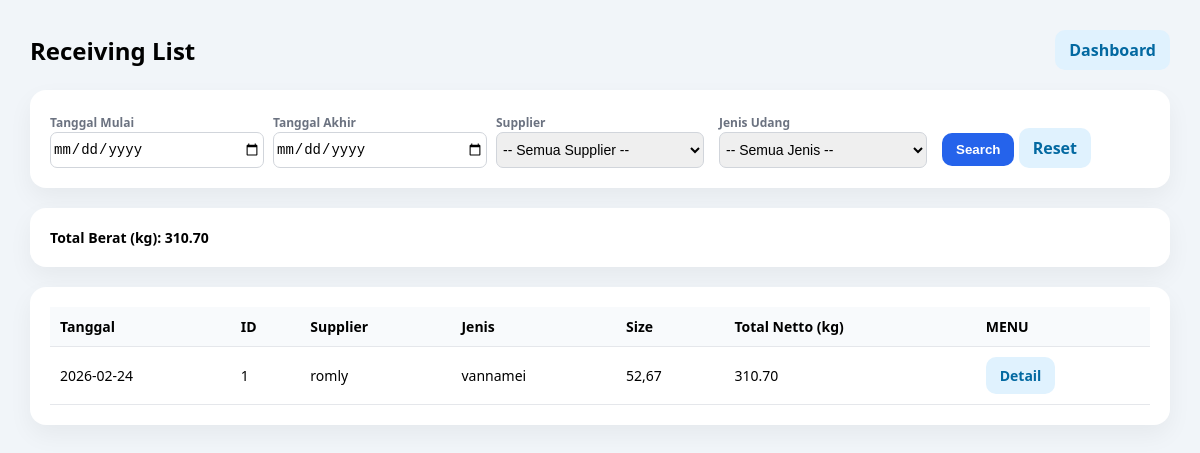
The app's page /receiving/list (signed in), older data.
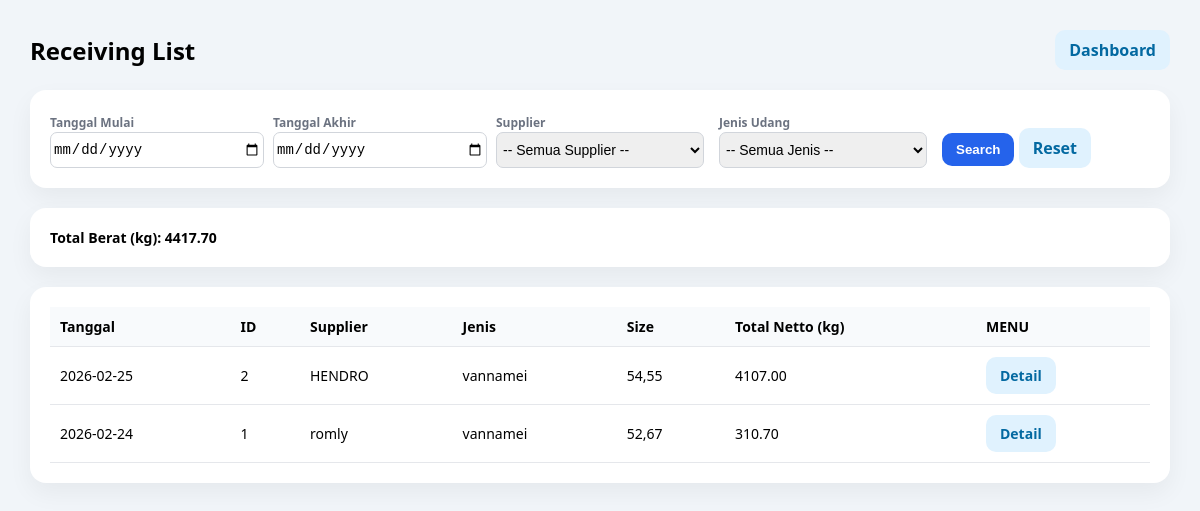
The same page, newer data.
### tables this page shows
CREATE TABLE receiving_header (
            id INTEGER PRIMARY KEY AUTOINCREMENT,
            receiving_no INTEGER NOT NULL UNIQUE,
            tanggal TEXT NOT NULL,
            supplier TEXT NOT NULL,
            jenis TEXT NOT NULL,
            fiber REAL DEFAULT 0,
            created_at TEXT DEFAULT (datetime('now','localtime'))
        );

### receiving/routes.py (the view)
@receiving_bp.get("/list")
def receiving_list():
    if not require_login():
        return redirect(url_for("login"))
    print("SESSION RECEIVING:", dict(session))
    start = (request.args.get("start") or "").strip()
    end = (request.args.get("end") or "").strip()
    supplier_q = (request.args.get("supplier") or "").strip()
    jenis_q = (request.args.get("jenis") or "").strip().lower()  # 🔥 INI
    where = []
    params = []
    if start and end:
        where.append("h.tanggal BETWEEN ? AND ?")
        params.extend([start, end])
    elif start:
        where.append("h.tanggal >= ?")
        params.append(start)
    elif end:
        where.append("h.tanggal <= ?")
        params.append(end)
    if supplier_q:
        where.append("LOWER(h.supplier) LIKE ?")
        params.append(f"%{supplier_q.lower()}%")
    if jenis_q:
        where.append("LOWER(TRIM(h.jenis)) = ?")
        params.append(jenis_q)
    where_sql = ("WHERE " + " AND ".join(where)) if where else ""
    conn = get_conn()
    rows = conn.execute(f"""
        SELECT
            h.id,
            h.tanggal,
            h.supplier,
            h.jenis,
            h.fiber,
            COALESCE(SUM(COALESCE(p.netto, 0)), 0) AS total_netto,
            COUNT(p.id) AS jml_partai,
            CASE
            WHEN LOWER(h.jenis) = 'kupasan'
            THEN GROUP_CONCAT(DISTINCT p.kategori_kupasan)
            ELSE GROUP_CONCAT(DISTINCT COALESCE(p.round_size, p.size))
            END AS size_display
        FROM receiving_header h
        LEFT JOIN receiving_item p ON p.header_id = h.id
        {where_sql}
        GROUP BY h.id
        ORDER BY h.tanggal DESC, h.id DESC

    """, params).fetchall()
    total_berat = sum([(r["total_netto"] or 0) for r in rows])
    conn.close()
    return render_template(
        "receiving/receiving_list.html",
        rows=[dict(r) for r in rows],
        start=start,
        end=end,
        supplier=supplier_q,
        jenis=jenis_q,     # 🔥 PENTING
        total_berat=total_berat
    )

### helpers/auth.py (called while the page is built)
def require_login():
    return session.get("user") is not None

### helpers/db.py (called while the page is built)
def get_conn():
    conn = sqlite3.connect(DB_PATH, timeout=30)
    conn.row_factory = sqlite3.Row
    conn.execute("PRAGMA foreign_keys = ON;")
    conn.execute("PRAGMA journal_mode = WAL;")
    return conn

### templates/receiving/receiving_list.html (shortened to what this page needs)
<!doctype html>
<html lang="id">
<head>
</head>
<body>
<div class="container">
  <div class="header">
    <h2>Receiving List</h2>
    <a class="btn btn-secondary" href="/dashboard">Dashboard</a>
  </div>
  <div class="card">
    <form method="get" action="/receiving/list">
      <div class="form-grid">
        <div>
          <label>Tanggal Mulai</label>
          <input type="date" name="start" value="{{ start or '' }}">
        </div>
        <div>
          <label>Tanggal Akhir</label>
          <input type="date" name="end" value="{{ end or '' }}">
        </div>
        <div>
          <label>Supplier</label>
          <select name="supplier" id="supplier">
            <option value="">-- Semua Supplier --</option>
          </select>
        </div>
        <div>
          <label>Jenis Udang</label>
          <select name="jenis" id="jenis">
            <option value="">-- Semua Jenis --</option>
          </select>
        </div>
        <div>
          <button type="submit" class="btn btn-primary">Search</button>
          <a href="/receiving/list" class="btn btn-secondary">Reset</a>
        </div>
      </div>
    </form>
  </div>
  <div class="card summary">
    Total Berat (kg): {{ "%.2f"|format(total_berat or 0) }}
  </div>
  <div class="card">
    <table>
      <thead>
        <tr>
          <th>Tanggal</th>
          <th>ID</th>
          <th>Supplier</th>
          <th>Jenis</th>
          <th>Size</th>
          <th>Total Netto (kg)</th>
          <th>MENU</th>
        </tr>
      </thead>
      <tbody>
        {% for r in rows %}
        <tr>
          <td>{{ r.tanggal }}</td>
          <td>{{ r.id }}</td>
          <td>{{ r.supplier }}</td>
          <td>{{ r["jenis"] or "-" }}</td>
          <td>{{ r["size_display"] or "-" }}</td>
          <td>{{ "%.2f"|format(r["total_netto"] or 0) }}</td>
          <td>
            <div class="actions">
              <a class="btn btn-secondary" href="/receiving/{{ r.id }}">Detail</a>
            </div>
          </td>
        </tr>
        {% endfor %}
      </tbody>
    </table>
  </div>
</div>
</body>
</html>

### templates/receiving/receiving_list.html (style rules this page uses)
body { font-family: 'Segoe UI', Arial, sans-serif; background: #f1f5f9; margin: 0; padding: 30px; }
.container { max-width: 1200px; margin: auto; }
.header { display:flex; justify-content:space-between; align-items:center; margin-bottom:20px; }
h2 { margin:0; }
.card { background:white; border-radius:16px; padding:20px; box-shadow: 0 10px 25px rgba(0,0,0,0.05); margin-bottom:20px; }
.form-grid { display:grid; grid-template-columns: repeat(auto-fit, minmax(180px,1fr)); gap:15px; align-items:end; }
label { font-size:12px; color:#6b7280; font-weight:600; }
input, select { width:100%; padding:8px 2px; border-radius:7px; border:1px solid #d1d5db; font-size:14px; }
.btn { padding:9px 14px; border-radius:10px; border:none; font-weight:600; cursor:pointer; text-decoration:none; display:inline-block; }
.btn-primary { background:#2563eb; color:white; }
.btn-secondary { background:#e0f2fe; color:#0369a1; }
.summary { font-size:14px; font-weight:600; }
table { width:100%; border-collapse:collapse; }
thead { background:#f8fafc; }
th, td { padding:10px; border-bottom:1px solid #e5e7eb; font-size:14px; }
th { text-align:left; font-weight:600; }
.actions { display:flex; gap:8px; }

Row changes from the older to the newer data that the page shows:
added receiving_header: tanggal "2026-02-25", id "2", supplier "HENDRO", jenis "vannamei", r "54,55", r "4107.00"
Text that changed along with them:
{{ "%.2f"|format(total_berat or 0) }}: "310.70" → "4417.70"
